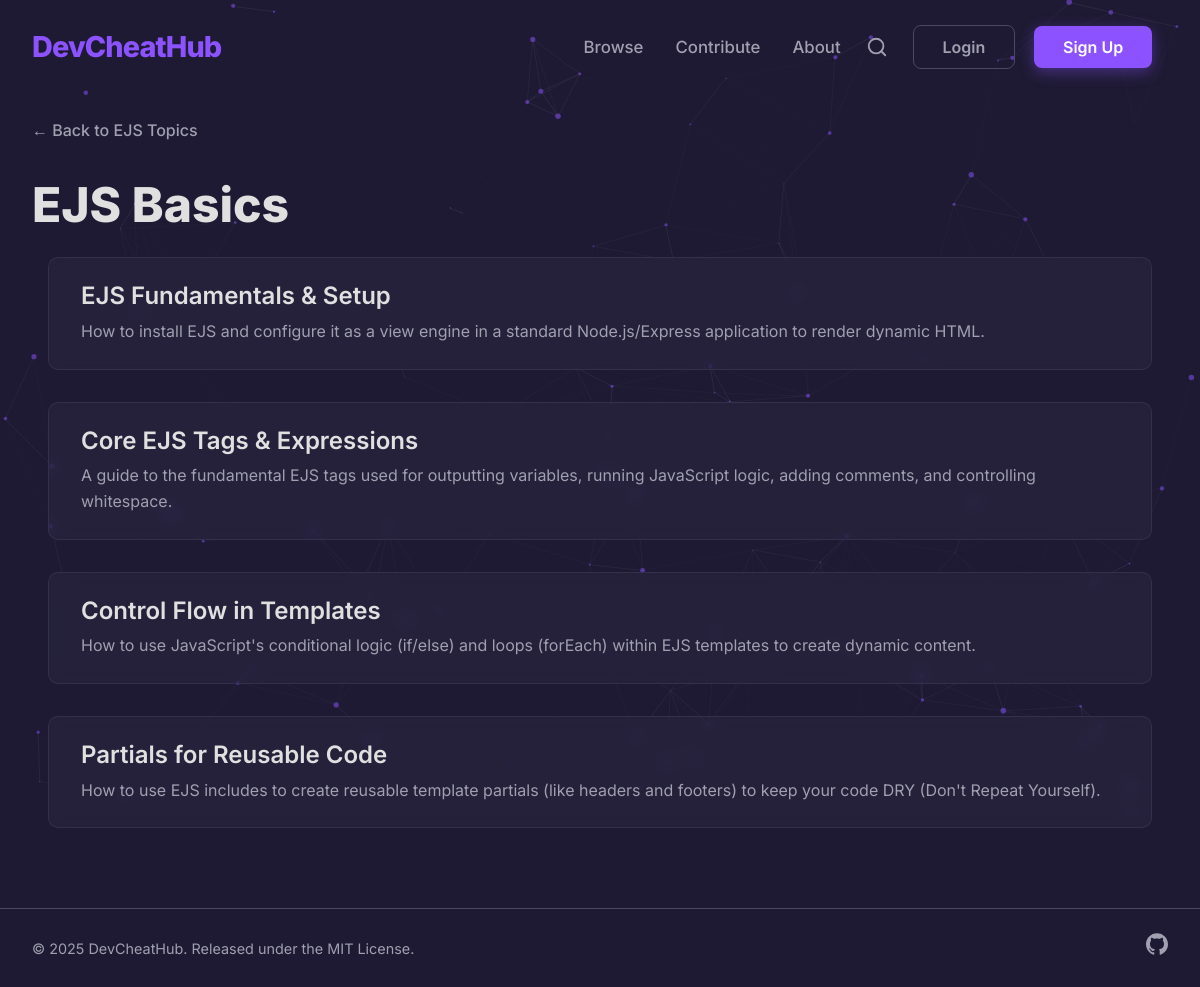
/category/ejs-basics/, run on the app's committed database.
### core/models.py (models this page shows, shortened)
class Category(models.Model):
    name = models.CharField(max_length=100)
    slug = models.SlugField(max_length=100, unique=True, blank=True)
    parent = models.ForeignKey(
        'self',
        on_delete=models.CASCADE,
        null=True,
        blank=True,
        related_name='subcategories'
    )
    order = models.PositiveIntegerField(default=0)
    icon = models.FileField(upload_to='category_icons/', null=True, blank=True)
    class Meta:
        verbose_name_plural = "Categories"
        ordering = ['order']
        unique_together = ('parent', 'name')

class CheatSheet(models.Model):
    STATUS_CHOICES = [
        ('PENDING', 'Pending Review'),
        ('APPROVED', 'Approved'),
        ('REJECTED', 'Rejected'),
    ]
    author = models.ForeignKey(User, on_delete=models.CASCADE)
    category = models.ForeignKey(Category, related_name="cheatsheets", on_delete=models.CASCADE)
    title = models.CharField(max_length=200)
    description = models.TextField(help_text="A brief description of the cheatsheet.")
    status = models.CharField(max_length=10, choices=STATUS_CHOICES, default='PENDING')
    slug = models.SlugField(max_length=200, unique=True, blank=True)
    created_at = models.DateTimeField(auto_now_add=True)
    updated_at = models.DateTimeField(auto_now=True)
    content = models.JSONField(default=dict)

### core/views.py (the view)
# urls.py: path('category/<slug:category_slug>/', views.category_detail, name='category_detail'),
def category_detail(request, category_slug):
    category = get_object_or_404(Category, slug=category_slug)
    if category.subcategories.exists():
        context = {
            'category': category,
            'subcategories': category.subcategories.all()
        }
        return render(request, 'core/subcategory_list.html', context)
    else:
        cheatsheet_list = CheatSheet.objects.filter(category=category, status='APPROVED')
        paginator = Paginator(cheatsheet_list, 10) # Show 10 cheatsheets per page
        page_number = request.GET.get('page')
        page_obj = paginator.get_page(page_number)
        context = {
            'category': category,
            'page_obj': page_obj, # Pass the Page object to the template
        }
        return render(request, 'core/cheatsheet_list.html', context)

### templates/core/cheatsheet_list.html (shortened to what this page needs)
{% extends "base.html" %}
{% load static %}
{% block content %}
<div class="container">
    {% if category.parent %}
        <a href="{% url 'category_detail' category.parent.slug %}" class="breadcrumb">&larr; Back to {{ category.parent.name }} Topics</a>
    {% else %}
        <a href="{% url 'category_list' %}" class="breadcrumb">&larr; Back to All Categories</a>
    {% endif %}
    <h1 class="page-title">{{ category.name }}</h1>
    <div class="list-container">
        {% for sheet in page_obj  %}
        <a href="{% url 'cheatsheet_detail' sheet.slug %}" class="list-item-link">
            <div class="list-item">
                <div>
                    <h2 class="list-item-title">{{ sheet.title }}</h2>
                    <p class="list-item-description">{{ sheet.description }}</p>
                </div>
            </div>
        </a>
        {% empty %}
        <p>There are no cheatsheets in this category yet.</p>
        {% endfor %}
    </div>
</div>
{% endblock %}

### static/css/styles.css (style rules this page uses)
:root { --primary-bg: #1E1A33; --secondary-bg: #2C2842; --accent-color: #8C52FF; --text-primary: #E0E0E0; --text-secondary: #A0A0B0; --card-bg: #2C2842; --border-color: #4C4862; --code-bg: #211D34; --gradient-start: #8C52FF; --gradient-end: #00C2FF; --btn-hover-border: #00C2FF; }
body { background-color: var(--primary-bg); color: var(--text-primary); font-family: 'Inter', sans-serif, -apple-system, BlinkMacSystemFont, "Segoe UI", Roboto, Helvetica, Arial, "Apple Color Emoji", "Segoe UI Emoji", "Segoe UI Symbol"; margin: 0; font-size: 16px; line-height: 1.6; -webkit-font-smoothing: antialiased; -moz-osx-font-smoothing: grayscale; pointer-events: none; user-select: none; -webkit-user-select: none; }
h1, h2, h3, h4, h5, h6 { color: var(--text-primary); line-height: 1.2; margin-top: 0; }
p { color: var(--text-secondary); }
.container { max-width: 1200px; margin: 0 auto; padding: 1.5rem 2rem; }
#particles-js, .main-header, .btn, a, button, input, textarea, .card, .snippet-container, .CodeMirror { pointer-events: auto; }
.list-item { background-color: rgba(44, 40, 66, 0.5); -webkit-backdrop-filter: blur(8px); backdrop-filter: blur(8px); padding: 1.5rem 2rem; margin-bottom: 1rem; border-radius: 10px; border: 1px solid rgba(76, 72, 98, 0.4); transition: transform 0.2s ease, border-color 0.2s ease, box-shadow 0.2s ease; display: flex; gap: 2rem; }
.list-item-title { margin: 0 0 0.5rem 0; color: var(--text-primary); font-size: 1.5rem; font-weight: 600; }
.list-item-description { margin: 0; color: var(--text-secondary); font-size: 1rem; }
.page-title { font-size: 3rem; font-weight: 800; color: var(--text-primary); margin-bottom: 1rem; border-bottom: none; }
.breadcrumb { color: var(--text-secondary); text-decoration: none; display: inline-flex; align-items: center; margin-bottom: 2rem; font-weight: 500; }
.list-item-link { text-decoration: none; display: block; padding: 0.5rem 1rem; }
.list-item-title { color: var(--text-primary); }
.list-item-description { color: var(--text-secondary); }
.list-item-link { text-decoration: none; color: var(--text-primary); }
html { height: 100%; box-sizing: border-box; }
*, *::before, *::after { box-sizing: inherit; }
body { display: flex; flex-direction: column; min-height: 100vh; }

### data on the page
Category: parent.name "EJS"
CheatSheet: title "EJS Fundamentals & Setup", description "How to install EJS and configure it as a view engine in a standard Node.js/Express application to render dynamic HTML."
CheatSheet: title "Core EJS Tags & Expressions", description "A guide to the fundamental EJS tags used for outputting variables, running JavaScript logic, adding comments, and controlling whitespace."
CheatSheet: title "Control Flow in Templates", description "How to use JavaScript's conditional logic (if/else) and loops (forEach) within EJS templates to create dynamic content."
CheatSheet: title "Partials for Reusable Code", description "How to use EJS includes to create reusable template partials (like headers and footers) to keep your code DRY (Don't Repeat Yourself)."
